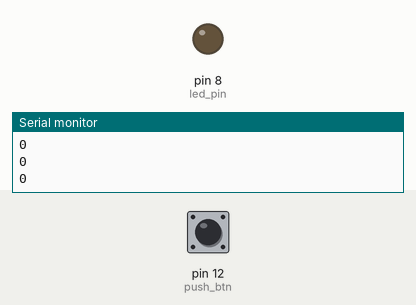
Simulated run of this sketch. Board: Arduino Uno, built with avr-gcc and run on an emulated ATmega328P. Shown: output pins drawn as LEDs (lit = HIGH), the last lines printed to the serial monitor. The test bench sets the inputs (shaded band); at power-on: pin 12 (push_btn) LOW.

Above: at 3.8 s.
3.9 s: pin 12 (push_btn) pulled HIGH for 1.3 s
At 5.1 s:
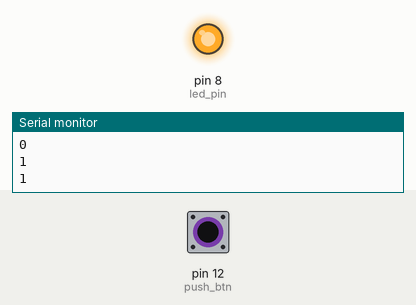
7.5 s: pin 12 (push_btn) pulled HIGH for 3.2 s
At 11.7 s:
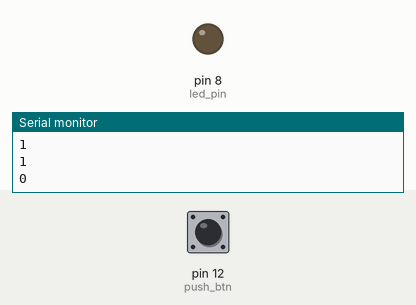
Timing chart, 0 to 13.2 s (numbered marks = the images above; inputs shaded):
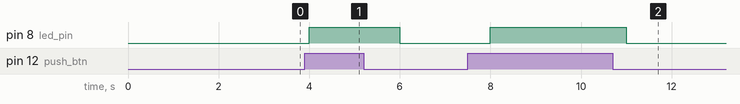

The sketch:

switchbutton.ino
```cpp
int push_btn = 12;
int btn_state = 0;
int led_pin = 8;

void setup() {
  Serial.begin(9600);
  pinMode(push_btn, INPUT);
  pinMode(led_pin, OUTPUT);

}

void loop() {
  delay(1000);
  btn_state = digitalRead(push_btn);

  Serial.println(btn_state);

  if (btn_state == HIGH)
  {
    digitalWrite(led_pin, 1);
    }
   else
   {
    digitalWrite(led_pin, 0);
    }
}
```

Measured:
- after the input at 3.9 s, pin 8 (led_pin): LOW → HIGH after 0.10 s, → LOW 2.0 s later
- after the input at 7.5 s, pin 8 (led_pin): LOW → HIGH after 0.50 s, → LOW 3.0 s later
